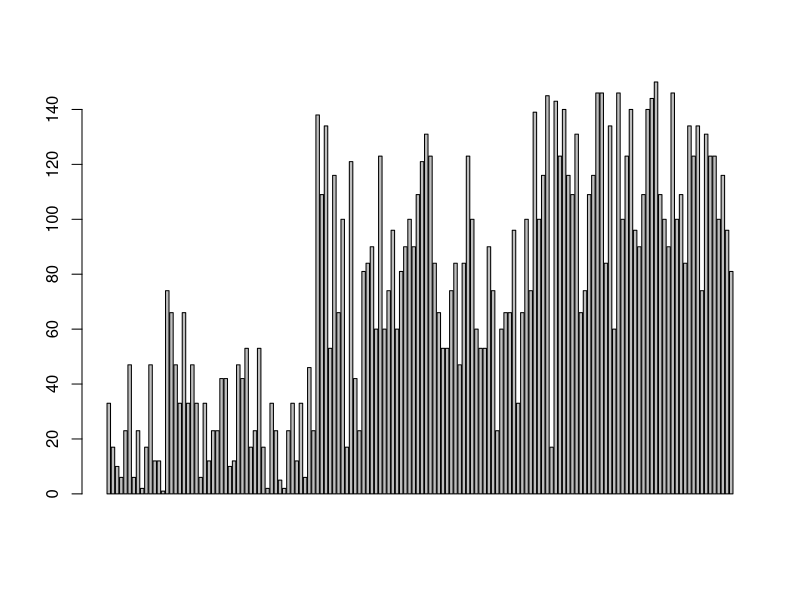

Here is the R script that generated this plot: (Note: this script raises an error after producing the figure.)
# 200_A_1_DPLRY

# install.packages("dplyr")
library(dplyr)

### ------------------
### ------------------
## Start with Wrangling
### ------------------
### ------------------

#sample data
iris <- iris


#viewing data
as_tibble(iris)

glimpse(iris)

View(iris)


# Extract rows that meet logical criteria.
dplyr::filter(iris, Sepal.Length > 7)

# Remove duplicate rows.
dplyr::distinct(iris)

# Randomly select fraction of rows.
dplyr::sample_frac(iris, 0.5, replace = TRUE)

# Randomly select n rows.
dplyr::sample_n(iris, 10, replace = TRUE)

# Select rows by position.
dplyr::slice(iris, 10:15)

# Select and order top n entries (by group if grouped data).
dplyr::top_n(iris, 2, Species)



######################
### Summarising data
#####################

# Summarise uses summary functions, functions that
# take a vector of values and return a single value

#  Summarise data into single row of values.
dplyr::summarise(iris, avg = mean(Sepal.Length))

# Apply summary function to each column.
dplyr::summarise_each(iris, funs(mean))

# Count number of rows with each unique value of variable (with or without weights).
dplyr::count(iris, Species, wt = Sepal.Length)
dplyr::count(iris, Species)


dplyr::first(iris)
dplyr::last(iris)
dplyr::nth(iris,34)
dplyr::n_distinct(iris)
dplyr::summarise(iris, minimum=min(Sepal.Length))


#####################
# selecting columns
#####################

# Select columns by name or helper function
dplyr::select(iris, Sepal.Width, Petal.Length, Species)


# Select columns whose name contains a character string.
select(iris, contains("."))

# Select columns whose name ends with a character string.
select(iris, ends_with("Length"))

# Select every column.
select(iris, everything())

# Select columns whose name matches a regular expression.
select(iris, matches(".t."))

# Select columns named x1, x2, x3, x4, x5.
select(iris, num_range("x2", 1:5))

# Select columns whose names are in a group of names.
select(iris, one_of(c("Species","Sepal.Width", "nonexisting", "justaName")))

# Select columns whose name starts with a character string.
select(iris, starts_with("Sepal"))

# Select all columns between Sepal.Length and Petal.Width (inclusive).
select(iris, Sepal.Length:Petal.Width)

# Select all columns except Species
select(iris, -Species)


#####################
# Making new variables
#####################


# Compute and append one or more new columns.
dplyr::mutate(iris, sepal = Sepal.Length + Sepal.Width)

# Apply window function to each column.
dplyr::mutate_each(iris, funs(min_rank))

# Compute one or more new columns. Drop original columns.
dplyr::transmute(iris, sepal = Sepal.Length + Sepal.Width)


## Window functions

# Copy with values shifted by 1.
dplyr::lead(iris, n  = 1)

# Copy with values lagged by 1.
dplyr::lag(iris, n = 1)


# Ranks with no gaps.
dplyr::dense_rank(iris$Sepal.Length)

# Ranks. Ties get min rank.
dplyr::min_rank(iris$Sepal.Length)

# eg
barplot(dplyr::min_rank(iris$Sepal.Length))

# Ranks rescaled to [0, 1].
dplyr::percent_rank(iris$Sepal.Length)

# Ranks. Ties got to first value.
dplyr::row_number(iris$Sepal.Length)

# Bin vector into n buckets.
dplyr::ntile(x = row_number()) #, iris$Sepal.Length)

# Are values between a and b?
dplyr::between(iris$Sepal.Length, 5, 6)

# Cumulative distribution.  
dplyr::cume_dist(iris$Sepal.Length)

#Cumulative all
dplyr::cumall(iris$Sepal.Length)

#Cumulative any, mean, sum, max, min, cumulative prod, element-wise min, element-wise max
# dplyr::cumany; dplyr::cummean; dplyr::sum; dplyr::max; dplyr::min; dplyr::cumprod: dplyr::pmin, dplyr::pmax

#####################
#  Joins
#####################

df1 <- data_frame(
  ime = c("Matjaz", "Marko", "Tomaz"),
  dom = c("Ljubljana", "Celje", "Koper"),
  institut = c("ABC-CD", "ABC-CD", "ABC-DE")
)
df2 <- data_frame(
  ime = c("Matjaz", "Marko", "Janez"),
  barva = c("modra", "rdeca", "zelena")
)

# Join matching rows from b to a.
dplyr::left_join(df1, df2, by = "ime")

# Join matching rows from a to b.
dplyr::right_join(df1, df2, by = "ime")

# Join data. Retain only rows in both sets.
dplyr::inner_join(df1, df2, by = "ime")

# Join data. Retain all values, all rows.
dplyr::full_join(df1, df2, by = "ime")



df1 <- data_frame(
  ime = c("Matjaz", "Marko", "Tomaz"),
  dom = c("Ljubljana", "Celje", "Koper"),
  okraj = c("ABC-CD", "ABC-CD", "ABC-DE")
)
df2 <- data_frame(
  ime = c("Matjaz", "Marko", "Janez"),
  barva = c("modra", "rdeca", "zelena"),
  okraj = c("ABC-CD", "ABC-DE", "ABC-DE")
)

inner_join(df1, df2, by = c("ime"))

inner_join(df1, df2, by = c("ime", "okraj"))


####################
## Creating dataset
####################

(d1 <- tibble(
  ID = 1:10,
  Year.2021 = c(12, 10, 5, 3, 15, 11, 12, 10, 7, 5),
  Year.2022 = c(12, 3, 15, 1, 13, 4, 1, 16, 7, 13),
  Year.2023 = c(12, 0, 5, 3, 15, 11, 12, 10, 7, 15),
  Year.2024 = c(2, 10, 6, 3, 1, 11, 12, 10, 7, 10)))


d1

tibble(
  trap = rep(1:10, 4),
  year = c(rep(2013, 10), rep(2014, 10), rep(2015, 10), rep(2016, 10)),
  numberInsects = c(12, 10, 5, 3, 15, 11, 12, 10, 7, 5,
                    12, 3, 15, 1, 13, 4, 1, 16, 7, 13,
                    12, 0, 5, 3, 15, 11, 12, 10, 7, 15,
                    2, 10, 6, 3, 1, 11, 12, 10, 7, 10))

## ## ## ## ## ## ##
## nest | unnest
## ## ## ## ## ## ##

# Nesting converts grouped data to a form where each group becomes a single row containing a nested data frame, 
# and unnesting does the opposite.  nest(), unnest()

df <- tibble(
  id_year = c(1,2,3),
  info_years = list(tibble(
    id_info = c(2,3,4),
    info_desc = c("this 2","this 3","this 4")
  ))
)

df

tidyr::unnest(df, info_years)


library(tidyverse)

# Create a sample data frame
data <- tibble(
  group = c("A", "A", "B", "B", "C"),
  value = c(10, 20, 30, 40, 50)
)
data

dplyr::group_by(data, group)

# Nest data by group
nested_data <- data %>%
  group_by(group) %>%
  nest()

print(nested_data)


# Unnest the nested data back to a flat structure
unnested_data <- nested_data %>%
  unnest(data)
print(unnested_data)


# combining both
# Group, nest, process, and unnest
# Add average value per group on each row
processed_data <- data %>%
  group_by(group) %>%
  nest() %>%
  mutate(mean_value = map_dbl(data, ~ mean(.x$value))) %>%
  unnest(data)

print(processed_data)



# Splitting and combining character columns. 
# Use separate() and extract() to pull a single character column into multiple columns; 
# use unite() to combine multiple columns into a single character column.

## Missing
# complete()
# drop_na() 
# fill()
# replace_na()
